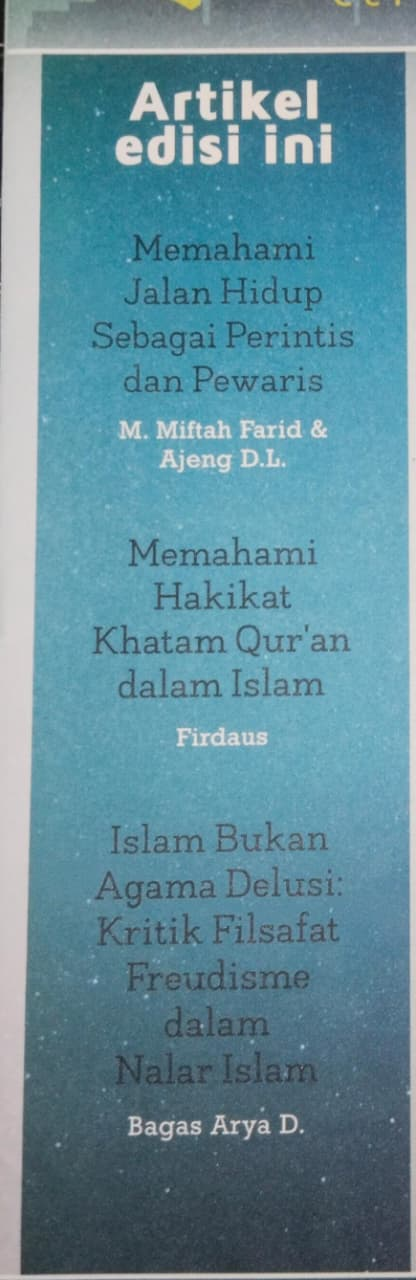
#> input picture Data/Data0-2.jpg.jpeg, 416 x 1280 px
$ python -i document.py   (imports and definitions only)
#> lines starting #> are read from the running program, lines starting #| are printed output that depends on the picture; after the words box and inside, x2 and y2 are one past the last pixel; in counts of white or black regions, pixels touching at a corner belong together
#> further down, picture is the input picture: shape (1280, 416, 3); mean B, G, R 154.8, 140.6, 97.3
"""
Real-time document boundary detection, quadrilateral tracking, and perspective unwarping.
Enables borderless live camera scanning by automatically detecting paper/magazine corners
and deskewing the document from any angle in the camera feed.
"""

import time
import cv2
import numpy as np


def order_points(pts: np.ndarray) -> np.ndarray:
    """
    Orders 4 points in clockwise order:
    [top-left, top-right, bottom-right, bottom-left].
    """
    rect = np.zeros((4, 2), dtype="float32")
    s = pts.sum(axis=1)
    rect[0] = pts[np.argmin(s)]   # Top-left has smallest sum (x + y)
    rect[2] = pts[np.argmax(s)]   # Bottom-right has largest sum (x + y)

    diff = np.diff(pts, axis=1)
    rect[1] = pts[np.argmin(diff)]  # Top-right has smallest difference (y - x)
    rect[3] = pts[np.argmax(diff)]  # Bottom-left has largest difference (y - x)
    return rect


# [31 lines left out: function four_point_transform, not called in this run]


class DocumentDetector:
    """
    Fast real-time document contour finder.
    Operates on a downscaled frame to maintain 30 FPS with negligible CPU impact (<8ms).
    """

    def __init__(self, target_downscale_w: int = 480, min_area_ratio: float = 0.08, max_area_ratio: float = 0.95):
        self.target_w = target_downscale_w
        self.min_area_ratio = min_area_ratio
        self.max_area_ratio = max_area_ratio

    def detect_quad(self, frame: np.ndarray) -> np.ndarray | None:
        """
        Detects document quadrilateral corners in the camera frame.
        Returns 4 ordered (x, y) coordinates scaled to the original frame, or None if no clear document found.
        """
        H, W = frame.shape[:2]
#> H = 1280; W = 416
        if W == 0 or H == 0:
            return None

        scale = W / self.target_w
#> scale = 0.867
        target_h = int(H / scale)
#> target_h = 1476

        # Fast downscale
        small = cv2.resize(frame, (self.target_w, target_h), interpolation=cv2.INTER_LINEAR)
        gray = cv2.cvtColor(small, cv2.COLOR_BGR2GRAY)
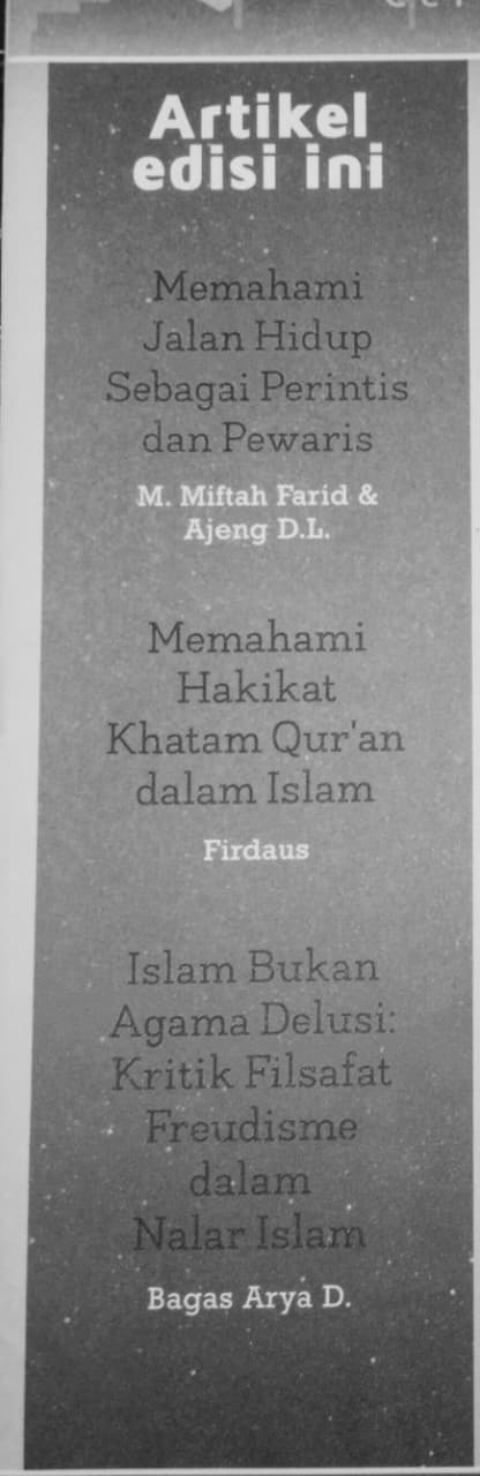
#> gray: shape (1476, 480); min 17, max 228, mean 129.2
        blurred = cv2.GaussianBlur(gray, (5, 5), 0)

        # Edge detection with slight dilation to close perimeter gaps
        edges = cv2.Canny(blurred, 35, 120)
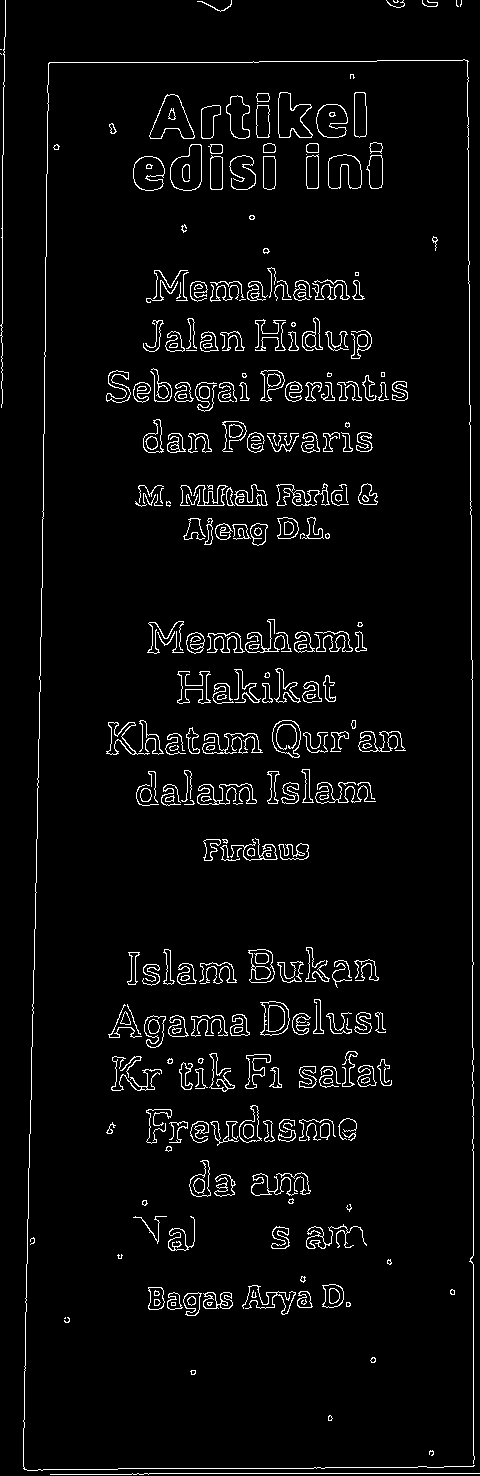
#> edges: shape (1476, 480); 4% white in thin lines or dots
        kernel = cv2.getStructuringElement(cv2.MORPH_RECT, (3, 3))
        dilated = cv2.dilate(edges, kernel, iterations=1)
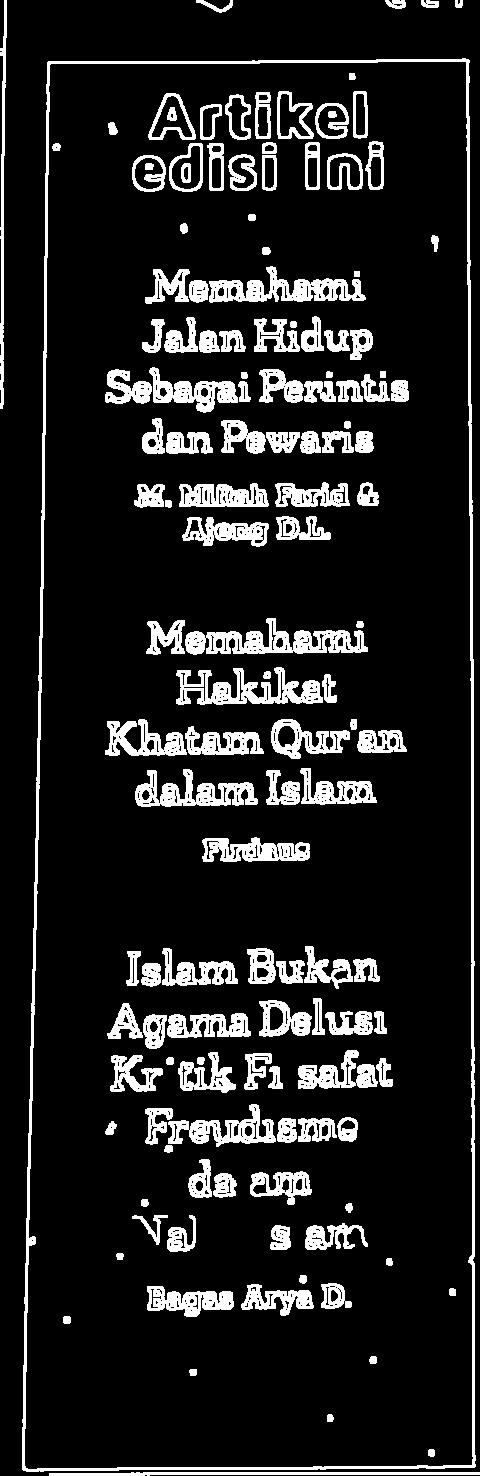
#> dilated: shape (1476, 480); 12.5% white; 138 white regions

        contours, _ = cv2.findContours(dilated, cv2.RETR_EXTERNAL, cv2.CHAIN_APPROX_SIMPLE)
#> contours = 7 contours; box (x1, y1, x2, y2) and area: (22, 58, 476, 1472) 614664, (0, 0, 7, 409) 885, (49, 1472, 480, 1476) 872, (196, 0, 233, 13) 126, (385, 0, 406, 9) 122, (421, 0, 439, 8) 97, (455, 0, 463, 8) 38
        frame_area = self.target_w * target_h
#> frame_area = 708480

        for c in sorted(contours, key=cv2.contourArea, reverse=True)[:5]:
            area = cv2.contourArea(c)
            if area < (frame_area * self.min_area_ratio):
                continue
            if area > (frame_area * self.max_area_ratio):
                continue

            hull = cv2.convexHull(c)
            peri = cv2.arcLength(hull, True)

            # Try varying polygon approximations on the convex hull
            found_quad = False
            quad_pts = None

            for eps_factor in (0.02, 0.025, 0.03, 0.04):
                approx = cv2.approxPolyDP(hull, eps_factor * peri, True)
                if len(approx) == 4 and cv2.isContourConvex(approx):
                    quad_pts = approx.reshape(4, 2).astype("float32")
                    found_quad = True
                    break

            # Fallback to minimum area bounding box
            if not found_quad and area >= (frame_area * self.min_area_ratio):
                rect = cv2.minAreaRect(c)
                box = cv2.boxPoints(rect)
                quad_pts = box.astype("float32")
                found_quad = True

            if found_quad and quad_pts is not None:
                # Scale back to original frame dimensions
                orig_pts = quad_pts * scale
                return order_points(orig_pts)
#> this loop made 1 pass
#> (area, peri, s in order_points, diff in order_points) on pass 1: (614664, 3690.3, [453.3, 1682.2, 1297.4, 94.47], [-352.7, 858.9, 1252.3, 13])

        return None


class QuadTracker:
    """
    Smooths detected quadrilateral corners across frames using Exponential Moving Average (EMA).
    Eliminates jitter in the HUD overlay while responding instantly to movements.
    """

    # [35 lines left out: functions __init__, update, not called in this run]

    def reset(self):
        self.current_quad = None
        self.missing_count = 0

>>> import cv2
>>> picture = cv2.imread('../../../../Data/Data0-2.jpg.jpeg')
>>> result = DocumentDetector().detect_quad(picture)
#> result = [[40.73, 53.73], [403, 50.27], [411.7, 1270.5], [22.53, 1274.9]]
